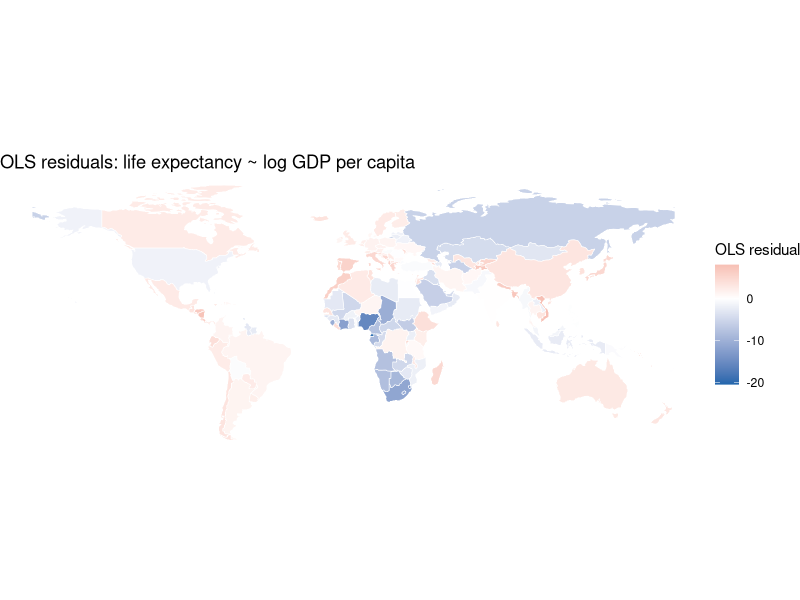
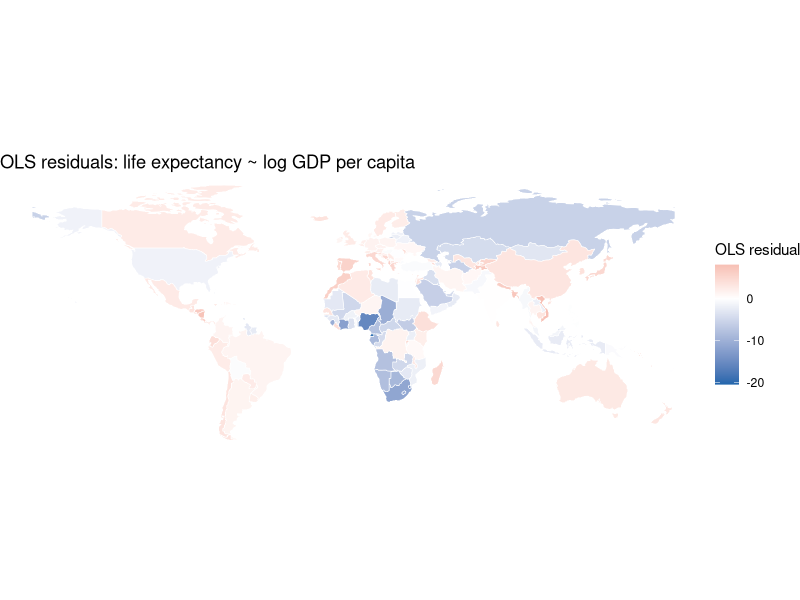

The R source for these figures, in order:
# ============================================================
# Assignment 8: Spatial Data II
# Applied Quantitative Methods for the Social Sciences II
# ============================================================

# List of packages
library(sf)
library(spData)
library(spdep)
library(spatialreg)
library(ggplot2)

# ==========================================================================
# Part 1: In-Class (Detecting Spatial Autocorrelation)
# ==========================================================================

data(world)

# ----------------------------------------------------------
## 1. Setup and OLS baseline

# a)
world = world[!is.na(world$gdpPercap) & !is.na(world$lifeExp), ]
world = world[world$continent != "Antarctica", ]
world$log_gdp = log(world$gdpPercap)
nrow(world)

# b)
ols_fit = lm(lifeExp ~ log_gdp, data = world)
summary(ols_fit)

# c)
world$ols_resid = residuals(ols_fit)

ggplot(world) +
  geom_sf(aes(fill = ols_resid), color = "white", linewidth = 0.2) +
  scale_fill_gradient2(low = "#2166ac", mid = "white", high = "#d6604d",
                       midpoint = 0, name = "OLS residual") +
  theme_void() +
  labs(title = "OLS residuals: life expectancy ~ log GDP per capita")
ggsave("ols_residuals_map.pdf", width = 10, height = 5)

# ----------------------------------------------------------
## 2. Spatial weights matrix

# a)
nb = poly2nb(world, queen = TRUE)
listw = nb2listw(nb, style = "W", zero.policy = TRUE)
summary(nb)

# b)
moran.test(world$ols_resid, listw = listw, zero.policy = TRUE)

# ----------------------------------------------------------
## 3. Lagrange Multiplier tests

lm_tests = lm.LMtests(ols_fit, listw = listw,
                       test = c("LMerr", "LMlag", "RLMerr", "RLMlag"),
                       zero.policy = TRUE)
summary(lm_tests)

# a)
# LMerr: spatial dependence in error term (lambda != 0)
# LMlag: spatially lagged dependent variable (rho != 0)

# b)
# RLMerr and RLMlag: robust versions controlling for the other type.
# Decision rule: prefer the model whose robust test is more significant.

# ----------------------------------------------------------
## 4. Spatial Error Model (SEM)

sem_fit = errorsarlm(lifeExp ~ log_gdp, data = world,
                     listw = listw, zero.policy = TRUE)
summary(sem_fit)

# a)
# Compare log_gdp coefficient to OLS; inspect lambda and its p-value.

# b)
# Lambda governs u = lambda*W*u + epsilon: positive lambda means unmeasured
# factors driving life expectancy are themselves spatially clustered.

# c)
world$sem_resid = residuals(sem_fit)
moran.test(world$sem_resid, listw = listw, zero.policy = TRUE)

# ----------------------------------------------------------
## 5. Distance-based weights: an alternative neighborhood

# a)
coords = st_centroid(st_geometry(world))
nb_dist = dnearneigh(coords, d1 = 0, d2 = 300, longlat = TRUE)
summary(nb_dist)
# Compare number of zero-neighbor countries to queen contiguity (nb).
# Distance-based approach uses centroid-to-centroid distance, so large
# countries and island nations may have more isolated nodes.

# b)
listw_dist = nb2listw(nb_dist, style = "W", zero.policy = TRUE)

sem_dist = errorsarlm(lifeExp ~ log_gdp, data = world,
                      listw = listw_dist, zero.policy = TRUE)
summary(sem_dist)
# Compare log_gdp coefficient and lambda to contiguity-based SEM.
# Differences show sensitivity to neighborhood definition.

# c)
world$sem_dist_resid = residuals(sem_dist)
moran.test(world$sem_dist_resid, listw = listw_dist, zero.policy = TRUE)
# Check whether distance-based SEM also removes spatial autocorrelation.

# ==========================================================================
# Part 2: Take-Home (Spatial Lag Model and Model Comparison)
# ==========================================================================

# ----------------------------------------------------------
## 1. Spatial Lag Model (SLM)

slm_fit = lagsarlm(lifeExp ~ log_gdp, data = world,
                   listw = listw, zero.policy = TRUE)
summary(slm_fit)

# a)
# Report rho and its p-value; report log_gdp coefficient.

# b)
# Positive significant rho: countries surrounded by high-life-expectancy neighbors
# tend to have higher life expectancy themselves, beyond own GDP level.

# c)
# Raw log_gdp coefficient != marginal effect.
# y = (I - rho*W)^{-1}*(X*beta + eps): change in x_i propagates to all units.
# Use impacts() for correct marginal effects.

# ----------------------------------------------------------
## 2. Direct and Indirect Effects

# a)
set.seed(42)
impacts_slm = impacts(slm_fit, listw = listw, R = 500)
summary(impacts_slm, zstats = TRUE)

# b)
# Indirect effect = average spillover to all other countries' life expectancy
# when one country's log GDP rises by 1 unit, after spatial equilibration.

# c)
# Total > direct whenever rho > 0.
# As rho -> 0: indirect -> 0, total -> direct.
# As rho grows: feedback multiplier amplifies indirect effect.

# ----------------------------------------------------------
## 3. Model Comparison

# a)
AIC(ols_fit)
AIC(sem_fit)
AIC(slm_fit)

# b)
# Summary: OLS residuals showed strong positive spatial autocorrelation
# (Moran's I positive, p < 0.001). LM tests and robust versions identified
# preferred spatial model. log_gdp coefficient broadly stable across OLS/SEM/SLM.
# SLM reveals life expectancy spillovers via positive significant rho and
# non-trivial indirect effects. Queen contiguity limitation: island nations have
# no neighbors; weights ignore actual cross-border linkage strength.

# ----------------------------------------------------------
## 4. Extension: Spatial Durbin Model (optional/bonus)

# a)
sdm_fit = lagsarlm(lifeExp ~ log_gdp, data = world,
                   listw = listw, Durbin = TRUE, zero.policy = TRUE)
summary(sdm_fit)

# b)
AIC(sdm_fit)
AIC(sem_fit)
AIC(slm_fit)
# SDM adds lag.log_gdp (W * log_gdp). Compare AIC to SEM/SLM to assess
# whether the extra parameter is justified (rule of thumb: > 2 AIC improvement).
